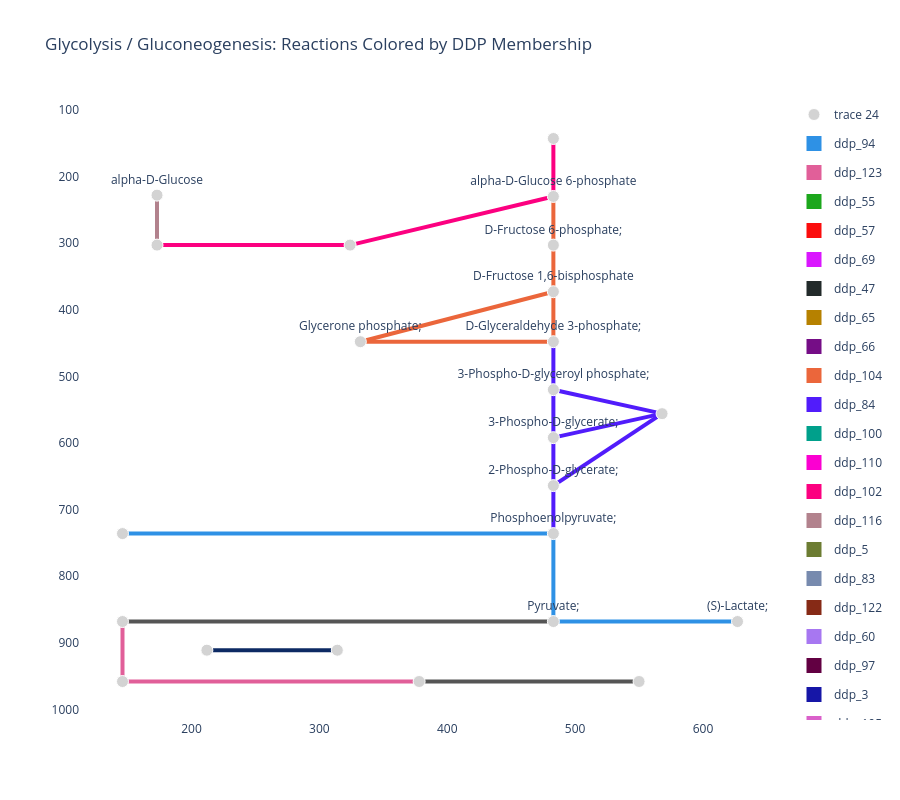

This figure's notebook cell:
### Markdown cell above
### Glycolysis Reactions Colored by DDP Membership

In this plot, each edge represents a reaction in the [KEGG glycolysis/gluconeogenesis pathway (rn00010)](https://www.kegg.jp/pathway/rn00010). We color each reaction by the DDP it belongs to.

### Code cell
pathway_id_to_plot = "rn00010"

ddp_edge_labels = rxn_to_ddp.copy()

with ddp_pathway_palette(ddp_edge_labels):
    fig = mern_support.kegg_pathway_plot(
        pathway=pathway_id_to_plot,
        dataset=dataset,
        rna=rna,
        user_labels=ddp_edge_labels,
        edge_width=4,
        show_node_labels=True,
        labeled_nodes=metabolite_labels(dataset, pathway=pathway_id_to_plot),
    )

fig.update_layout(
    title="Glycolysis / Gluconeogenesis: Reactions Colored by DDP Membership"
)

fig.write_image(f"{base_path_figures}/glycolysis_ddp_plot.png", width=1200, height=800, scale=2)
fig.show()

### Figure 1 — Plotly figure (JSON) as saved in the notebook; plotly's stock layout.template omitted (floating-point values rounded to 4 significant figures)
{"data": [{"hoverinfo": "none", "line": {"color": "#EB663B", "width": 4}, "mode": "lines", "showlegend": false, "type": "scatter", "x": [483, 483, null], "y": [303, 373, null]}, {"hoverinfo": "none", "line": {"color": "#EB663B", "width": 4}, "mode": "lines", "showlegend": false, "type": "scatter", "x": [483, 483, null], "y": [303, 230, null]}, {"hoverinfo": "none", "line": {"color": "#EB663B", "width": 4}, "mode": "lines", "showlegend": false, "type": "scatter", "x": [483, 483, null], "y": [373, 448, null]}, {"hoverinfo": "none", "line": {"color": "#EB663B", "width": 4}, "mode": "lines", "showlegend": false, "type": "scatter", "x": [483, 332, null], "y": [373, 448, null]}, {"hoverinfo": "none", "line": {"color": "#EB663B", "width": 4}, "mode": "lines", "showlegend": false, "type": "scatter", "x": [483, 332, null], "y": [448, 448, null]}, {"hoverinfo": "none", "line": {"color": "#511CFB", "width": 4}, "mode": "lines", "showlegend": false, "type": "scatter", "x": [483, 483, null], "y": [448, 520, null]}, {"hoverinfo": "none", "line": {"color": "#511CFB", "width": 4}, "mode": "lines", "showlegend": false, "type": "scatter", "x": [483, 483, null], "y": [520, 592, null]}, {"hoverinfo": "none", "line": {"color": "#511CFB", "width": 4}, "mode": "lines", "showlegend": false, "type": "scatter", "x": [483, 568, null], "y": [520, 556, null]}, {"hoverinfo": "none", "line": {"color": "#511CFB", "width": 4}, "mode": "lines", "showlegend": false, "type": "scatter", "x": [483, 483, null], "y": [592, 664, null]}, {"hoverinfo": "none", "line": {"color": "#511CFB", "width": 4}, "mode": "lines", "showlegend": false, "type": "scatter", "x": [483, 568, null], "y": [592, 556, null]}, {"hoverinfo": "none", "line": {"color": "#511CFB", "width": 4}, "mode": "lines", "showlegend": false, "type": "scatter", "x": [483, 483, null], "y": [664, 736, null]}, {"hoverinfo": "none", "line": {"color": "#511CFB", "width": 4}, "mode": "lines", "showlegend": false, "type": "scatter", "x": [483, 568, null], "y": [664, 556, null]}, {"hoverinfo": "none", "line": {"color": "#2E91E5", "width": 4}, "mode": "lines", "showlegend": false, "type": "scatter", "x": [483, 483, null], "y": [736, 868, null]}, {"hoverinfo": "none", "line": {"color": "#2E91E5", "width": 4}, "mode": "lines", "showlegend": false, "type": "scatter", "x": [483, 146, null], "y": [736, 736, null]}, {"hoverinfo": "none", "line": {"color": "#555555", "width": 4}, "mode": "lines", "showlegend": false, "type": "scatter", "x": [483, 146, null], "y": [868, 868, null]}, {"hoverinfo": "none", "line": {"color": "#2E91E5", "width": 4}, "mode": "lines", "showlegend": false, "type": "scatter", "x": [483, 627, null], "y": [868, 868, null]}, {"hoverinfo": "none", "line": {"color": "#E15F99", "width": 4}, "mode": "lines", "showlegend": false, "type": "scatter", "x": [146, 146, null], "y": [868, 958, null]}, {"hoverinfo": "none", "line": {"color": "#FC0080", "width": 4}, "mode": "lines", "showlegend": false, "type": "scatter", "x": [483, 324, null], "y": [230, 303, null]}, {"hoverinfo": "none", "line": {"color": "#FC0080", "width": 4}, "mode": "lines", "showlegend": false, "type": "scatter", "x": [483, 483, null], "y": [230, 143, null]}, {"hoverinfo": "none", "line": {"color": "#FC0080", "width": 4}, "mode": "lines", "showlegend": false, "type": "scatter", "x": [324, 173, null], "y": [303, 303, null]}, {"hoverinfo": "none", "line": {"color": "#E15F99", "width": 4}, "mode": "lines", "showlegend": false, "type": "scatter", "x": [378, 146, null], "y": [958, 958, null]}, {"hoverinfo": "none", "line": {"color": "#555555", "width": 4}, "mode": "lines", "showlegend": false, "type": "scatter", "x": [378, 550, null], "y": [958, 958, null]}, {"hoverinfo": "none", "line": {"color": "#B2828D", "width": 4}, "mode": "lines", "showlegend": false, "type": "scatter", "x": [173, 173, null], "y": [228, 303, null]}, {"hoverinfo": "none", "line": {"color": "#0D2A63", "width": 4}, "mode": "lines", "showlegend": false, "type": "scatter", "x": [212, 314, null], "y": [911, 911, null]}, {"hoverinfo": "text", "hoverlabel": {"bgcolor": "white"}, "hovertemplate": "%{hovertext}<extra></extra>", "hovertext": ["Name: D-Fructose 6-phosphate;<br>ID: cpd:C00085", "Name: D-Fructose 1,6-bisphosphate<br>ID: cpd:C00354", "Name: D-Glyceraldehyde 3-phosphate;<br>ID: cpd:C00118", "Name: Glycerone phosphate;<br>ID: cpd:C00111", "Name: 3-Phospho-D-glyceroyl phosphate;<br>ID: cpd:C00236", "Name: 3-Phospho-D-glycerate;<br>ID: cpd:C00197", "Name: 2-Phospho-D-glycerate;<br>ID: cpd:C00631", "Name: Phosphoenolpyruvate;<br>ID: cpd:C00074", "Name: Pyruvate;<br>ID: cpd:C00022", "Name: Acetyl-CoA;<br>ID: cpd:C00024", "Name: alpha-D-Glucose 6-phosphate<br>ID: cpd:C00668", "Name: beta-D-Glucose 6-phosphate<br>ID: cpd:C01172", "Name: D-Glucose 1-phosphate;<br>ID: cpd:C00103", "Name: Oxaloacetate;<br>ID: cpd:C00036", "Name: (S)-Lactate;<br>ID: cpd:C00186", "Name: Acetaldehyde;<br>ID: cpd:C00084", "Name: Acetate;<br>ID: cpd:C00033", "Name: Ethanol;<br>ID: cpd:C00469", "Name: 2,3-Bisphospho-D-glycerate;<br>ID: cpd:C01159", "Name: alpha-D-Glucose<br>ID: cpd:C00267", "Name: beta-D-Glucose;<br>ID: cpd:C00221", "Name: Enzyme N6-(dihydrolipoyl)lysine;<br>ID: cpd:C15973", "Name: Enzyme N6-(lipoyl)lysine;<br>ID: cpd:C15972"], "marker": {"color": ["lightgray", "lightgray", "lightgray", "lightgray", "lightgray", "lightgray", "lightgray", "lightgray", "lightgray", "lightgray", "lightgray", "lightgray", "lightgray", "lightgray", "lightgray", "lightgray", "lightgray", "lightgray", "lightgray", "lightgray", "lightgray", "lightgray", "lightgray"], "opacity": 1, "size": [12, 12, 12, 12, 12, 12, 12, 12, 12, 12, 12, 12, 12, 12, 12, 12, 12, 12, 12, 12, 12, 12, 12]}, "mode": "markers+text", "text": ["D-Fructose 6-phosphate;", "D-Fructose 1,6-bisphosphate", "D-Glyceraldehyde 3-phosphate;", "Glycerone phosphate;", "3-Phospho-D-glyceroyl phosphate;", "3-Phospho-D-glycerate;", "2-Phospho-D-glycerate;", "Phosphoenolpyruvate;", "Pyruvate;", null, "alpha-D-Glucose 6-phosphate", null, null, null, "(S)-Lactate;", null, null, null, null, "alpha-D-Glucose", null, null, null], "textposition": "top center", "type": "scatter", "x": [483, 483, 483, 332, 483, 483, 483, 483, 483, 146, 483, 324, 483, 146, 627, 378, 146, 550, 568, 173, 173, 212, 314], "y": [303, 373, 448, 448, 520, 592, 664, 736, 868, 868, 230, 303, 143, 736, 868, 958, 958, 958, 556, 228, 303, 911, 911]}, {"hoverinfo": "text", "marker": {"opacity": 0, "size": 10}, "mode": "markers", "showlegend": false, "text": ["Reaction: rn:R00764 rn:R00756 rn:R00762 rn:R05805<br>Value: ddp_104<br>Size: 2.00", "Reaction: rn:R13199<br>Value: ddp_104<br>Size: 2.00", "Reaction: rn:R01068<br>Value: ddp_104<br>Size: 2.00", "Reaction: rn:R01068<br>Value: ddp_104<br>Size: 2.00", "Reaction: rn:R01015<br>Value: ddp_104<br>Size: 2.00", "Reaction: rn:R01061 rn:R01063<br>Value: ddp_84<br>Size: 2.00", "Reaction: rn:R01512<br>Value: ddp_84<br>Size: 2.00", "Reaction: rn:R01662<br>Value: ddp_84<br>Size: 2.00", "Reaction: rn:R01518<br>Value: ddp_84<br>Size: 2.00", "Reaction: rn:R01516<br>Value: ddp_84<br>Size: 2.00", "Reaction: rn:R00658<br>Value: ddp_84<br>Size: 2.00", "Reaction: rn:R09532<br>Value: ddp_84<br>Size: 2.00", "Reaction: rn:R00199 rn:R00200 rn:R00206 rn:R02320<br>Value: ddp_94<br>Size: 2.00", "Reaction: rn:R00341 rn:R00345 rn:R00346 rn:R00431 rn:R00726<br>Value: ddp_94<br>Size: 2.00", "Reaction: rn:R00209 rn:R00212 rn:R01196 rn:R10866<br>Value: NA<br>Size: 2.00", "Reaction: rn:R00196 rn:R00703 rn:R01447 rn:R13050<br>Value: ddp_94<br>Size: 2.00", "Reaction: rn:R00229 rn:R00235<br>Value: ddp_123<br>Size: 2.00", "Reaction: rn:R02739<br>Value: ddp_102<br>Size: 2.00", "Reaction: rn:R00959<br>Value: ddp_102<br>Size: 2.00", "Reaction: rn:R01600 rn:R02187 rn:R09086<br>Value: ddp_102<br>Size: 2.00", "Reaction: rn:R00710 rn:R00711<br>Value: ddp_123<br>Size: 2.00", "Reaction: rn:R00746 rn:R00754 rn:R05198 rn:R09127 rn:R09479<br>Value: NA<br>Size: 2.00", "Reaction: rn:R01602<br>Value: ddp_116<br>Size: 2.00", "Reaction: rn:R07618<br>Value: ddp_18<br>Size: 2.00"], "type": "scatter", "x": [483, 483, 483, 407.5, 407.5, 483, 483, 525.5, 483, 525.5, 483, 525.5, 483, 314.5, 314.5, 555, 146, 403.5, 483, 248.5, 262, 464, 173, 263], "y": [338, 266.5, 410.5, 410.5, 448, 484, 556, 538, 628, 574, 700, 610, 802, 736, 868, 868, 913, 266.5, 186.5, 303, 958, 958, 265.5, 911]}, {"legendgroup": "ddp_94", "marker": {"color": "#2E91E5", "size": 15, "symbol": "square"}, "mode": "markers", "name": "ddp_94", "showlegend": true, "type": "scatter", "x": [null], "y": [null]}, {"legendgroup": "ddp_123", "marker": {"color": "#E15F99", "size": 15, "symbol": "square"}, "mode": "markers", "name": "ddp_123", "showlegend": true, "type": "scatter", "x": [null], "y": [null]}, {"legendgroup": "ddp_55", "marker": {"color": "#1CA71C", "size": 15, "symbol": "square"}, "mode": "markers", "name": "ddp_55", "showlegend": true, "type": "scatter", "x": [null], "y": [null]}, {"legendgroup": "ddp_57", "marker": {"color": "#FB0D0D", "size": 15, "symbol": "square"}, "mode": "markers", "name": "ddp_57", "showlegend": true, "type": "scatter", "x": [null], "y": [null]}, {"legendgroup": "ddp_69", "marker": {"color": "#DA16FF", "size": 15, "symbol": "square"}, "mode": "markers", "name": "ddp_69", "showlegend": true, "type": "scatter", "x": [null], "y": [null]}, {"legendgroup": "ddp_47", "marker": {"color": "#222A2A", "size": 15, "symbol": "square"}, "mode": "markers", "name": "ddp_47", "showlegend": true, "type": "scatter", "x": [null], "y": [null]}, {"legendgroup": "ddp_65", "marker": {"color": "#B68100", "size": 15, "symbol": "square"}, "mode": "markers", "name": "ddp_65", "showlegend": true, "type": "scatter", "x": [null], "y": [null]}, {"legendgroup": "ddp_66", "marker": {"color": "#750D86", "size": 15, "symbol": "square"}, "mode": "markers", "name": "ddp_66", "showlegend": true, "type": "scatter", "x": [null], "y": [null]}, {"legendgroup": "ddp_104", "marker": {"color": "#EB663B", "size": 15, "symbol": "square"}, "mode": "markers", "name": "ddp_104", "showlegend": true, "type": "scatter", "x": [null], "y": [null]}, {"legendgroup": "ddp_84", "marker": {"color": "#511CFB", "size": 15, "symbol": "square"}, "mode": "markers", "name": "ddp_84", "showlegend": true, "type": "scatter", "x": [null], "y": [null]}, {"legendgroup": "ddp_100", "marker": {"color": "#00A08B", "size": 15, "symbol": "square"}, "mode": "markers", "name": "ddp_100", "showlegend": true, "type": "scatter", "x": [null], "y": [null]}, {"legendgroup": "ddp_110", "marker": {"color": "#FB00D1", "size": 15, "symbol": "square"}, "mode": "markers", "name": "ddp_110", "showlegend": true, "type": "scatter", "x": [null], "y": [null]}, {"legendgroup": "ddp_102", "marker": {"color": "#FC0080", "size": 15, "symbol": "square"}, "mode": "markers", "name": "ddp_102", "showlegend": true, "type": "scatter", "x": [null], "y": [null]}, {"legendgroup": "ddp_116", "marker": {"color": "#B2828D", "size": 15, "symbol": "square"}, "mode": "markers", "name": "ddp_116", "showlegend": true, "type": "scatter", "x": [null], "y": [null]}, {"legendgroup": "ddp_5", "marker": {"color": "#6C7C32", "size": 15, "symbol": "square"}, "mode": "markers", "name": "ddp_5", "showlegend": true, "type": "scatter", "x": [null], "y": [null]}, {"legendgroup": "ddp_83", "marker": {"color": "#778AAE", "size": 15, "symbol": "square"}, "mode": "markers", "name": "ddp_83", "showlegend": true, "type": "scatter", "x": [null], "y": [null]}, {"legendgroup": "ddp_122", "marker": {"color": "#862A16", "size": 15, "symbol": "square"}, "mode": "markers", "name": "ddp_122", "showlegend": true, "type": "scatter", "x": [null], "y": [null]}, {"legendgroup": "ddp_60", "marker": {"color": "#A777F1", "size": 15, "symbol": "square"}, "mode": "markers", "name": "ddp_60", "showlegend": true, "type": "scatter", "x": [null], "y": [null]}, {"legendgroup": "ddp_97", "marker": {"color": "#620042", "size": 15, "symbol": "square"}, "mode": "markers", "name": "ddp_97", "showlegend": true, "type": "scatter", "x": [null], "y": [null]}, {"legendgroup": "ddp_3", "marker": {"color": "#1616A7", "size": 15, "symbol": "square"}, "mode": "markers", "name": "ddp_3", "showlegend": true, "type": "scatter", "x": [null], "y": [null]}, {"legendgroup": "ddp_105", "marker": {"color": "#DA60CA", "size": 15, "symbol": "square"}, "mode": "markers", "name": "ddp_105", "showlegend": true, "type": "scatter", "x": [null], "y": [null]}, {"legendgroup": "ddp_106", "marker": {"color": "#6C4516", "size": 15, "symbol": "square"}, "mode": "markers", "name": "ddp_106", "showlegend": true, "type": "scatter", "x": [null], "y": [null]}, {"legendgroup": "ddp_31", "marker": {"color": "#0D2A63", "size": 15, "symbol": "square"}, "mode": "markers", "name": "ddp_31", "showlegend": true, "type": "scatter", "x": [null], "y": [null]}, {"legendgroup": "ddp_36", "marker": {"color": "#AF0038", "size": 15, "symbol": "square"}, "mode": "markers", "name": "ddp_36", "showlegend": true, "type": "scatter", "x": [null], "y": [null]}, {"legendgroup": "ddp_67", "marker": {"color": "#2E91E5", "size": 15, "symbol": "square"}, "mode": "markers", "name": "ddp_67", "showlegend": true, "type": "scatter", "x": [null], "y": [null]}, {"legendgroup": "ddp_75", "marker": {"color": "#E15F99", "size": 15, "symbol": "square"}, "mode": "markers", "name": "ddp_75", "showlegend": true, "type": "scatter", "x": [null], "y": [null]}, {"legendgroup": "ddp_2", "marker": {"color": "#1CA71C", "size": 15, "symbol": "square"}, "mode": "markers", "name": "ddp_2", "showlegend": true, "type": "scatter", "x": [null], "y": [null]}, {"legendgroup": "ddp_29", "marker": {"color": "#FB0D0D", "size": 15, "symbol": "square"}, "mode": "markers", "name": "ddp_29", "showlegend": true, "type": "scatter", "x": [null], "y": [null]}, {"legendgroup": "ddp_107", "marker": {"color": "#DA16FF", "size": 15, "symbol": "square"}, "mode": "markers", "name": "ddp_107", "showlegend": true, "type": "scatter", "x": [null], "y": [null]}, {"legendgroup": "ddp_30", "marker": {"color": "#222A2A", "size": 15, "symbol": "square"}, "mode": "markers", "name": "ddp_30", "showlegend": true, "type": "scatter", "x": [null], "y": [null]}, {"legendgroup": "ddp_54", "marker": {"color": "#B68100", "size": 15, "symbol": "square"}, "mode": "markers", "name": "ddp_54", "showlegend": true, "type": "scatter", "x": [null], "y": [null]}, {"legendgroup": "ddp_79", "marker": {"color": "#750D86", "size": 15, "symbol": "square"}, "mode": "markers", "name": "ddp_79", "showlegend": true, "type": "scatter", "x": [null], "y": [null]}, {"legendgroup": "ddp_76", "marker": {"color": "#EB663B", "size": 15, "symbol": "square"}, "mode": "markers", "name": "ddp_76", "showlegend": true, "type": "scatter", "x": [null], "y": [null]}, {"legendgroup": "ddp_19", "marker": {"color": "#511CFB", "size": 15, "symbol": "square"}, "mode": "markers", "name": "ddp_19", "showlegend": true, "type": "scatter", "x": [null], "y": [null]}, {"legendgroup": "ddp_28", "marker": {"color": "#00A08B", "size": 15, "symbol": "square"}, "mode": "markers", "name": "ddp_28", "showlegend": true, "type": "scatter", "x": [null], "y": [null]}, {"legendgroup": "ddp_1", "marker": {"color": "#FB00D1", "size": 15, "symbol": "square"}, "mode": "markers", "name": "ddp_1", "showlegend": true, "type": "scatter", "x": [null], "y": [null]}, {"legendgroup": "ddp_73", "marker": {"color": "#FC0080", "size": 15, "symbol": "square"}, "mode": "markers", "name": "ddp_73", "showlegend": true, "type": "scatter", "x": [null], "y": [null]}, {"legendgroup": "ddp_56", "marker": {"color": "#B2828D", "size": 15, "symbol": "square"}, "mode": "markers", "name": "ddp_56", "showlegend": true, "type": "scatter", "x": [null], "y": [null]}, {"legendgroup": "ddp_109", "marker": {"color": "#6C7C32", "size": 15, "symbol": "square"}, "mode": "markers", "name": "ddp_109", "showlegend": true, "type": "scatter", "x": [null], "y": [null]}, {"legendgroup": "ddp_114", "marker": {"color": "#778AAE", "size": 15, "symbol": "square"}, "mode": "markers", "name": "ddp_114", "showlegend": true, "type": "scatter", "x": [null], "y": [null]}, {"legendgroup": "ddp_99", "marker": {"color": "#862A16", "size": 15, "symbol": "square"}, "mode": "markers", "name": "ddp_99", "showlegend": true, "type": "scatter", "x": [null], "y": [null]}, {"legendgroup": "ddp_49", "marker": {"color": "#A777F1", "size": 15, "symbol": "square"}, "mode": "markers", "name": "ddp_49", "showlegend": true, "type": "scatter", "x": [null], "y": [null]}, {"legendgroup": "ddp_87", "marker": {"color": "#620042", "size": 15, "symbol": "square"}, "mode": "markers", "name": "ddp_87", "showlegend": true, "type": "scatter", "x": [null], "y": [null]}, {"legendgroup": "ddp_38", "marker": {"color": "#1616A7", "size": 15, "symbol": "square"}, "mode": "markers", "name": "ddp_38", "showlegend": true, "type": "scatter", "x": [null], "y": [null]}, {"legendgroup": "ddp_6", "marker": {"color": "#DA60CA", "size": 15, "symbol": "square"}, "mode": "markers", "name": "ddp_6", "showlegend": true, "type": "scatter", "x": [null], "y": [null]}, {"legendgroup": "ddp_17", "marker": {"color": "#6C4516", "size": 15, "symbol": "square"}, "mode": "markers", "name": "ddp_17", "showlegend": true, "type": "scatter", "x": [null], "y": [null]}, {"legendgroup": "ddp_18", "marker": {"color": "#0D2A63", "size": 15, "symbol": "square"}, "mode": "markers", "name": "ddp_18", "showlegend": true, "type": "scatter", "x": [null], "y": [null]}, {"legendgroup": "ddp_16", "marker": {"color": "#AF0038", "size": 15, "symbol": "square"}, "mode": "markers", "name": "ddp_16", "showlegend": true, "type": "scatter", "x": [null], "y": [null]}, {"legendgroup": "ddp_124", "marker": {"color": "#2E91E5", "size": 15, "symbol": "square"}, "mode": "markers", "name": "ddp_124", "showlegend": true, "type": "scatter", "x": [null], "y": [null]}, {"legendgroup": "ddp_113", "marker": {"color": "#E15F99", "size": 15, "symbol": "square"}, "mode": "markers", "name": "ddp_113", "showlegend": true, "type": "scatter", "x": [null], "y": [null]}, {"legendgroup": "ddp_111", "marker": {"color": "#1CA71C", "size": 15, "symbol": "square"}, "mode": "markers", "name": "ddp_111", "showlegend": true, "type": "scatter", "x": [null], "y": [null]}, {"legendgroup": "ddp_72", "marker": {"color": "#FB0D0D", "size": 15, "symbol": "square"}, "mode": "markers", "name": "ddp_72", "showlegend": true, "type": "scatter", "x": [null], "y": [null]}, {"legendgroup": "ddp_88", "marker": {"color": "#DA16FF", "size": 15, "symbol": "square"}, "mode": "markers", "name": "ddp_88", "showlegend": true, "type": "scatter", "x": [null], "y": [null]}, {"legendgroup": "ddp_92", "marker": {"color": "#222A2A", "size": 15, "symbol": "square"}, "mode": "markers", "name": "ddp_92", "showlegend": true, "type": "scatter", "x": [null], "y": [null]}, {"legendgroup": "ddp_14", "marker": {"color": "#B68100", "size": 15, "symbol": "square"}, "mode": "markers", "name": "ddp_14", "showlegend": true, "type": "scatter", "x": [null], "y": [null]}, {"legendgroup": "ddp_120", "marker": {"color": "#750D86", "size": 15, "symbol": "square"}, "mode": "markers", "name": "ddp_120", "showlegend": true, "type": "scatter", "x": [null], "y": [null]}, {"legendgroup": "ddp_13", "marker": {"color": "#EB663B", "size": 15, "symbol": "square"}, "mode": "markers", "name": "ddp_13", "showlegend": true, "type": "scatter", "x": [null], "y": [null]}, {"legendgroup": "ddp_70", "marker": {"color": "#511CFB", "size": 15, "symbol": "square"}, "mode": "markers", "name": "ddp_70", "showlegend": true, "type": "scatter", "x": [null], "y": [null]}, {"legendgroup": "ddp_71", "marker": {"color": "#00A08B", "size": 15, "symbol": "square"}, "mode": "markers", "name": "ddp_71", "showlegend": true, "type": "scatter", "x": [null], "y": [null]}, {"legendgroup": "ddp_35", "marker": {"color": "#FB00D1", "size": 15, "symbol": "square"}, "mode": "markers", "name": "ddp_35", "showlegend": true, "type": "scatter", "x": [null], "y": [null]}, {"legendgroup": "ddp_115", "marker": {"color": "#FC0080", "size": 15, "symbol": "square"}, "mode": "markers", "name": "ddp_115", "showlegend": true, "type": "scatter", "x": [null], "y": [null]}, {"legendgroup": "ddp_68", "marker": {"color": "#B2828D", "size": 15, "symbol": "square"}, "mode": "markers", "name": "ddp_68", "showlegend": true, "type": "scatter", "x": [null], "y": [null]}, {"legendgroup": "ddp_103", "marker": {"color": "#6C7C32", "size": 15, "symbol": "square"}, "mode": "markers", "name": "ddp_103", "showlegend": true, "type": "scatter", "x": [null], "y": [null]}, {"legendgroup": "ddp_90", "marker": {"color": "#778AAE", "size": 15, "symbol": "square"}, "mode": "markers", "name": "ddp_90", "showlegend": true, "type": "scatter", "x": [null], "y": [null]}, {"legendgroup": "ddp_7", "marker": {"color": "#862A16", "size": 15, "symbol": "square"}, "mode": "markers", "name": "ddp_7", "showlegend": true, "type": "scatter", "x": [null], "y": [null]}, {"legendgroup": "ddp_8", "marker": {"color": "#A777F1", "size": 15, "symbol": "square"}, "mode": "markers", "name": "ddp_8", "showlegend": true, "type": "scatter", "x": [null], "y": [null]}, {"legendgroup": "ddp_112", "marker": {"color": "#620042", "size": 15, "symbol": "square"}, "mode": "markers", "name": "ddp_112", "showlegend": true, "type": "scatter", "x": [null], "y": [null]}, {"legendgroup": "ddp_34", "marker": {"color": "#1616A7", "size": 15, "symbol": "square"}, "mode": "markers", "name": "ddp_34", "showlegend": true, "type": "scatter", "x": [null], "y": [null]}, {"legendgroup": "ddp_78", "marker": {"color": "#DA60CA", "size": 15, "symbol": "square"}, "mode": "markers", "name": "ddp_78", "showlegend": true, "type": "scatter", "x": [null], "y": [null]}, {"legendgroup": "ddp_91", "marker": {"color": "#6C4516", "size": 15, "symbol": "square"}, "mode": "markers", "name": "ddp_91", "showlegend": true, "type": "scatter", "x": [null], "y": [null]}, {"legendgroup": "ddp_108", "marker": {"color": "#0D2A63", "size": 15, "symbol": "square"}, "mode": "markers", "name": "ddp_108", "showlegend": true, "type": "scatter", "x": [null], "y": [null]}, {"legendgroup": "ddp_80", "marker": {"color": "#AF0038", "size": 15, "symbol": "square"}, "mode": "markers", "name": "ddp_80", "showlegend": true, "type": "scatter", "x": [null], "y": [null]}, {"legendgroup": "ddp_86", "marker": {"color": "#2E91E5", "size": 15, "symbol": "square"}, "mode": "markers", "name": "ddp_86", "showlegend": true, "type": "scatter", "x": [null], "y": [null]}, {"legendgroup": "ddp_117", "marker": {"color": "#E15F99", "size": 15, "symbol": "square"}, "mode": "markers", "name": "ddp_117", "showlegend": true, "type": "scatter", "x": [null], "y": [null]}, {"legendgroup": "ddp_77", "marker": {"color": "#1CA71C", "size": 15, "symbol": "square"}, "mode": "markers", "name": "ddp_77", "showlegend": true, "type": "scatter", "x": [null], "y": [null]}, {"legendgroup": "ddp_33", "marker": {"color": "#FB0D0D", "size": 15, "symbol": "square"}, "mode": "markers", "name": "ddp_33", "showlegend": true, "type": "scatter", "x": [null], "y": [null]}, {"legendgroup": "ddp_11", "marker": {"color": "#DA16FF", "size": 15, "symbol": "square"}, "mode": "markers", "name": "ddp_11", "showlegend": true, "type": "scatter", "x": [null], "y": [null]}, {"legendgroup": "ddp_95", "marker": {"color": "#222A2A", "size": 15, "symbol": "square"}, "mode": "markers", "name": "ddp_95", "showlegend": true, "type": "scatter", "x": [null], "y": [null]}, {"legendgroup": "ddp_50", "marker": {"color": "#B68100", "size": 15, "symbol": "square"}, "mode": "markers", "name": "ddp_50", "showlegend": true, "type": "scatter", "x": [null], "y": [null]}, {"legendgroup": "ddp_81", "marker": {"color": "#750D86", "size": 15, "symbol": "square"}, "mode": "markers", "name": "ddp_81", "showlegend": true, "type": "scatter", "x": [null], "y": [null]}, {"legendgroup": "ddp_119", "marker": {"color": "#EB663B", "size": 15, "symbol": "square"}, "mode": "markers", "name": "ddp_119", "showlegend": true, "type": "scatter", "x": [null], "y": [null]}, {"legendgroup": "ddp_51", "marker": {"color": "#511CFB", "size": 15, "symbol": "square"}, "mode": "markers", "name": "ddp_51", "showlegend": true, "type": "scatter", "x": [null], "y": [null]}, {"legendgroup": "ddp_26", "marker": {"color": "#00A08B", "size": 15, "symbol": "square"}, "mode": "markers", "name": "ddp_26", "showlegend": true, "type": "scatter", "x": [null], "y": [null]}, {"legendgroup": "ddp_62", "marker": {"color": "#FB00D1", "size": 15, "symbol": "square"}, "mode": "markers", "name": "ddp_62", "showlegend": true, "type": "scatter", "x": [null], "y": [null]}, {"legendgroup": "ddp_41", "marker": {"color": "#FC0080", "size": 15, "symbol": "square"}, "mode": "markers", "name": "ddp_41", "showlegend": true, "type": "scatter", "x": [null], "y": [null]}, {"legendgroup": "ddp_101", "marker": {"color": "#B2828D", "size": 15, "symbol": "square"}, "mode": "markers", "name": "ddp_101", "showlegend": true, "type": "scatter", "x": [null], "y": [null]}, {"legendgroup": "ddp_89", "marker": {"color": "#6C7C32", "size": 15, "symbol": "square"}, "mode": "markers", "name": "ddp_89", "showlegend": true, "type": "scatter", "x": [null], "y": [null]}, {"legendgroup": "ddp_82", "marker": {"color": "#778AAE", "size": 15, "symbol": "square"}, "mode": "markers", "name": "ddp_82", "showlegend": true, "type": "scatter", "x": [null], "y": [null]}, {"legendgroup": "ddp_21", "marker": {"color": "#862A16", "size": 15, "symbol": "square"}, "mode": "markers", "name": "ddp_21", "showlegend": true, "type": "scatter", "x": [null], "y": [null]}, {"legendgroup": "ddp_22", "marker": {"color": "#A777F1", "size": 15, "symbol": "square"}, "mode": "markers", "name": "ddp_22", "showlegend": true, "type": "scatter", "x": [null], "y": [null]}, {"legendgroup": "ddp_61", "marker": {"color": "#620042", "size": 15, "symbol": "square"}, "mode": "markers", "name": "ddp_61", "showlegend": true, "type": "scatter", "x": [null], "y": [null]}, {"legendgroup": "ddp_64", "marker": {"color": "#1616A7", "size": 15, "symbol": "square"}, "mode": "markers", "name": "ddp_64", "showlegend": true, "type": "scatter", "x": [null], "y": [null]}, {"legendgroup": "ddp_121", "marker": {"color": "#DA60CA", "size": 15, "symbol": "square"}, "mode": "markers", "name": "ddp_121", "showlegend": true, "type": "scatter", "x": [null], "y": [null]}, {"legendgroup": "ddp_118", "marker": {"color": "#6C4516", "size": 15, "symbol": "square"}, "mode": "markers", "name": "ddp_118", "showlegend": true, "type": "scatter", "x": [null], "y": [null]}, {"legendgroup": "ddp_96", "marker": {"color": "#0D2A63", "size": 15, "symbol": "square"}, "mode": "markers", "name": "ddp_96", "showlegend": true, "type": "scatter", "x": [null], "y": [null]}, {"legendgroup": "ddp_0", "marker": {"color": "#AF0038", "size": 15, "symbol": "square"}, "mode": "markers", "name": "ddp_0", "showlegend": true, "type": "scatter", "x": [null], "y": [null]}, {"legendgroup": "ddp_74", "marker": {"color": "#2E91E5", "size": 15, "symbol": "square"}, "mode": "markers", "name": "ddp_74", "showlegend": true, "type": "scatter", "x": [null], "y": [null]}, {"legendgroup": "ddp_48", "marker": {"color": "#E15F99", "size": 15, "symbol": "square"}, "mode": "markers", "name": "ddp_48", "showlegend": true, "type": "scatter", "x": [null], "y": [null]}, {"legendgroup": "ddp_93", "marker": {"color": "#1CA71C", "size": 15, "symbol": "square"}, "mode": "markers", "name": "ddp_93", "showlegend": true, "type": "scatter", "x": [null], "y": [null]}, {"legendgroup": "ddp_58", "marker": {"color": "#FB0D0D", "size": 15, "symbol": "square"}, "mode": "markers", "name": "ddp_58", "showlegend": true, "type": "scatter", "x": [null], "y": [null]}, {"legendgroup": "ddp_40", "marker": {"color": "#DA16FF", "size": 15, "symbol": "square"}, "mode": "markers", "name": "ddp_40", "showlegend": true, "type": "scatter", "x": [null], "y": [null]}, {"legendgroup": "ddp_27", "marker": {"color": "#222A2A", "size": 15, "symbol": "square"}, "mode": "markers", "name": "ddp_27", "showlegend": true, "type": "scatter", "x": [null], "y": [null]}, {"legendgroup": "ddp_98", "marker": {"color": "#B68100", "size": 15, "symbol": "square"}, "mode": "markers", "name": "ddp_98", "showlegend": true, "type": "scatter", "x": [null], "y": [null]}, {"legendgroup": "ddp_20", "marker": {"color": "#750D86", "size": 15, "symbol": "square"}, "mode": "markers", "name": "ddp_20", "showlegend": true, "type": "scatter", "x": [null], "y": [null]}, {"legendgroup": "ddp_42", "marker": {"color": "#EB663B", "size": 15, "symbol": "square"}, "mode": "markers", "name": "ddp_42", "showlegend": true, "type": "scatter", "x": [null], "y": [null]}, {"legendgroup": "ddp_43", "marker": {"color": "#511CFB", "size": 15, "symbol": "square"}, "mode": "markers", "name": "ddp_43", "showlegend": true, "type": "scatter", "x": [null], "y": [null]}, {"legendgroup": "ddp_39", "marker": {"color": "#00A08B", "size": 15, "symbol": "square"}, "mode": "markers", "name": "ddp_39", "showlegend": true, "type": "scatter", "x": [null], "y": [null]}, {"legendgroup": "ddp_85", "marker": {"color": "#FB00D1", "size": 15, "symbol": "square"}, "mode": "markers", "name": "ddp_85", "showlegend": true, "type": "scatter", "x": [null], "y": [null]}, {"legendgroup": "ddp_59", "marker": {"color": "#FC0080", "size": 15, "symbol": "square"}, "mode": "markers", "name": "ddp_59", "showlegend": true, "type": "scatter", "x": [null], "y": [null]}, {"legendgroup": "ddp_53", "marker": {"color": "#B2828D", "size": 15, "symbol": "square"}, "mode": "markers", "name": "ddp_53", "showlegend": true, "type": "scatter", "x": [null], "y": [null]}, {"legendgroup": "ddp_63", "marker": {"color": "#6C7C32", "size": 15, "symbol": "square"}, "mode": "markers", "name": "ddp_63", "showlegend": true, "type": "scatter", "x": [null], "y": [null]}, {"legendgroup": "ddp_44", "marker": {"color": "#778AAE", "size": 15, "symbol": "square"}, "mode": "markers", "name": "ddp_44", "showlegend": true, "type": "scatter", "x": [null], "y": [null]}, {"legendgroup": "ddp_32", "marker": {"color": "#862A16", "size": 15, "symbol": "square"}, "mode": "markers", "name": "ddp_32", "showlegend": true, "type": "scatter", "x": [null], "y": [null]}, {"legendgroup": "ddp_24", "marker": {"color": "#A777F1", "size": 15, "symbol": "square"}, "mode": "markers", "name": "ddp_24", "showlegend": true, "type": "scatter", "x": [null], "y": [null]}, {"legendgroup": "ddp_45", "marker": {"color": "#620042", "size": 15, "symbol": "square"}, "mode": "markers", "name": "ddp_45", "showlegend": true, "type": "scatter", "x": [null], "y": [null]}, {"legendgroup": "ddp_25", "marker": {"color": "#1616A7", "size": 15, "symbol": "square"}, "mode": "markers", "name": "ddp_25", "showlegend": true, "type": "scatter", "x": [null], "y": [null]}, {"legendgroup": "ddp_9", "marker": {"color": "#DA60CA", "size": 15, "symbol": "square"}, "mode": "markers", "name": "ddp_9", "showlegend": true, "type": "scatter", "x": [null], "y": [null]}, {"legendgroup": "ddp_12", "marker": {"color": "#6C4516", "size": 15, "symbol": "square"}, "mode": "markers", "name": "ddp_12", "showlegend": true, "type": "scatter", "x": [null], "y": [null]}, {"legendgroup": "ddp_37", "marker": {"color": "#0D2A63", "size": 15, "symbol": "square"}, "mode": "markers", "name": "ddp_37", "showlegend": true, "type": "scatter", "x": [null], "y": [null]}, {"legendgroup": "ddp_52", "marker": {"color": "#AF0038", "size": 15, "symbol": "square"}, "mode": "markers", "name": "ddp_52", "showlegend": true, "type": "scatter", "x": [null], "y": [null]}, {"legendgroup": "ddp_15", "marker": {"color": "#2E91E5", "size": 15, "symbol": "square"}, "mode": "markers", "name": "ddp_15", "showlegend": true, "type": "scatter", "x": [null], "y": [null]}, {"legendgroup": "ddp_4", "marker": {"color": "#E15F99", "size": 15, "symbol": "square"}, "mode": "markers", "name": "ddp_4", "showlegend": true, "type": "scatter", "x": [null], "y": [null]}, {"legendgroup": "ddp_10", "marker": {"color": "#1CA71C", "size": 15, "symbol": "square"}, "mode": "markers", "name": "ddp_10", "showlegend": true, "type": "scatter", "x": [null], "y": [null]}, {"legendgroup": "ddp_23", "marker": {"color": "#FB0D0D", "size": 15, "symbol": "square"}, "mode": "markers", "name": "ddp_23", "showlegend": true, "type": "scatter", "x": [null], "y": [null]}, {"legendgroup": "ddp_46", "marker": {"color": "#DA16FF", "size": 15, "symbol": "square"}, "mode": "markers", "name": "ddp_46", "showlegend": true, "type": "scatter", "x": [null], "y": [null]}], "layout": {"height": 800, "hovermode": "closest", "plot_bgcolor": "white", "title": {"text": "Glycolysis / Gluconeogenesis: Reactions Colored by DDP Membership"}, "xaxis": {"showgrid": false}, "yaxis": {"autorange": "reversed", "showgrid": false}}}
